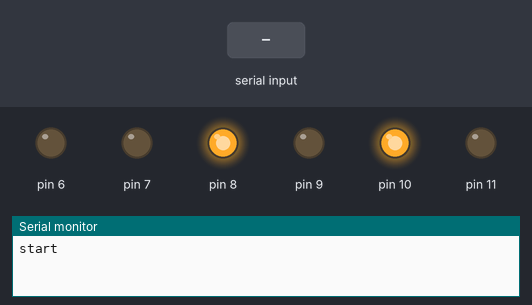
Simulated run of this sketch. Board: Arduino Uno, built with avr-gcc and run on an emulated ATmega328P. Shown: output pins drawn as LEDs (lit = HIGH), the last lines printed to the serial monitor. The inputs (shaded band) are chosen by the test bench.

Above: at 1.2 s.
1.3 s: "1" received over the second serial link
At 2.5 s:
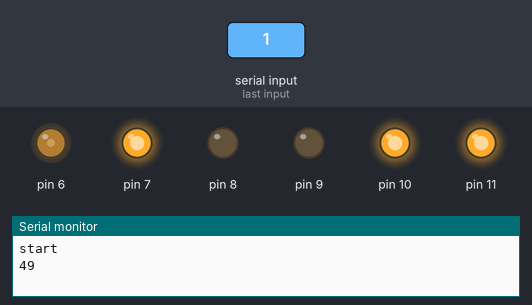
2.8 s: "0" received over the second serial link
At 3.6 s:
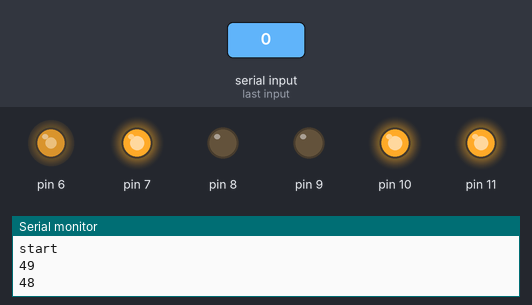
4.3 s: "2" received over the second serial link
At 4.7 s:
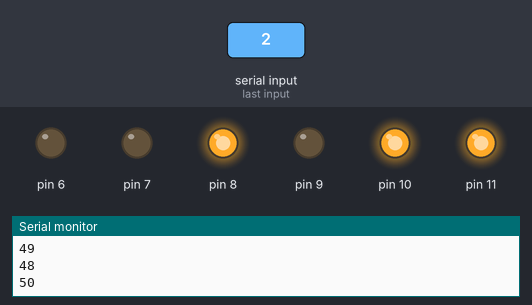
Timing chart, 0 to 7.3 s (numbered marks = the images above; inputs shaded):
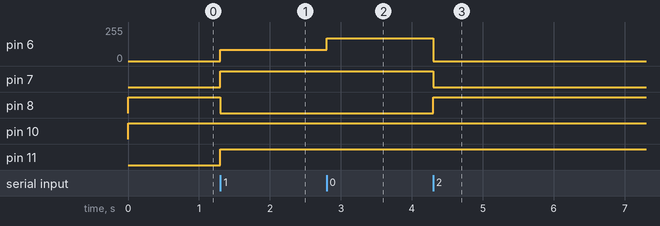

The sketch:

RC-car.ino
```cpp
#include <SoftwareSerial.h>

SoftwareSerial bt_connection(5,4);
int throttle, steering, data, junk = 0;
bool end = false;

int speed[4] = {0, 85, 170, 255};


void setup() {
  Serial.begin(9600);
  bt_connection.begin(9600);
  Serial.println("start");
  pinMode(6, OUTPUT);
  pinMode(7, OUTPUT);
  pinMode(8, OUTPUT);
  pinMode(9, OUTPUT);
  pinMode(10, OUTPUT);
  pinMode(11, OUTPUT);

}

void loop() {
  if(bt_connection.available()){
    data = bt_connection.peek();
    Serial.println(data);
    if(data == 43){
      end = true;
    }
    if(data < 43 || data > 92){
      data = bt_connection.read();
      throttle = 0;
      steering = 0;
    }
    else if(!end){
      data = bt_connection.read();
      throttle = ((data - 44) % 7) -3;
      steering = ((data - 44) / 7) -3;
    }
    else{
      bt_connection.read();
      throttle = 0;
      steering = 0;
      ++junk;
      if(junk == 19){
        junk = 0;
        end = false;
      }
    }
  }

  int leftIndex, rightIndex;

  if(throttle >= 0){
    leftIndex = throttle + steering;
    rightIndex = throttle - steering;
  }
  else{
    leftIndex = throttle - steering;
    rightIndex = throttle + steering;
  }

  if(leftIndex < 0){
    leftIndex *= -1;
    digitalWrite(8, LOW);
    digitalWrite(7, HIGH);
  }
  else{
    digitalWrite(8, HIGH);
    digitalWrite(7, LOW);
  }

  if(rightIndex < 0){
    rightIndex *= -1;
    digitalWrite(10, LOW);
    digitalWrite(9, HIGH);
  }
  else{
    digitalWrite(10, HIGH);
    digitalWrite(9, LOW);
  }

  if(leftIndex < 0)
    leftIndex = 0;
  if(leftIndex > 3)
    leftIndex = 3;
  if(rightIndex < 0)
    rightIndex = 0;
  if(rightIndex > 3)
    rightIndex = 3;

  analogWrite(6, speed[leftIndex]);
  analogWrite(11, speed[rightIndex]);

}
```

Measured:
- after the input at 1.3 s, pin 6: 0/255 → 85/255 at once; pin 7, pin 11: LOW → HIGH at once; pin 8: HIGH → LOW at once
- after the input at 2.8 s, pin 6: 85/255 → 170/255 at once
- after the input at 4.3 s, pin 6: 170/255 → 0/255 at once; pin 7: HIGH → LOW at once; pin 8: LOW → HIGH at once
